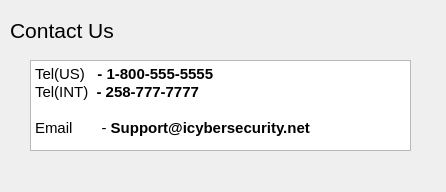
<?xml version="1.0" encoding="UTF-8"?>
<ui version="4.0">
 <class>contact</class>
 <widget class="QDialog" name="contact">
  <property name="geometry">
   <rect>
    <x>0</x>
    <y>0</y>
    <width>446</width>
    <height>192</height>
   </rect>
  </property>
  <property name="windowTitle">
   <string>Dialog</string>
  </property>
  <widget class="QTextEdit" name="textEdit">
   <property name="geometry">
    <rect>
     <x>30</x>
     <y>60</y>
     <width>381</width>
     <height>91</height>
    </rect>
   </property>
   <property name="html">
    <string>&lt;!DOCTYPE HTML PUBLIC &quot;-//W3C//DTD HTML 4.0//EN&quot; &quot;http://www.w3.org/TR/REC-html40/strict.dtd&quot;&gt;
&lt;html&gt;&lt;head&gt;&lt;meta name=&quot;qrichtext&quot; content=&quot;1&quot; /&gt;&lt;style type=&quot;text/css&quot;&gt;
p, li { white-space: pre-wrap; }
&lt;/style&gt;&lt;/head&gt;&lt;body style=&quot; font-family:'Ubuntu'; font-size:11pt; font-weight:400; font-style:normal;&quot;&gt;
&lt;p style=&quot; margin-top:0px; margin-bottom:0px; margin-left:0px; margin-right:0px; -qt-block-indent:0; text-indent:0px;&quot;&gt;&lt;span style=&quot; font-family:'MS Shell Dlg 2';&quot;&gt;Tel(US)   &lt;/span&gt;&lt;span style=&quot; font-family:'MS Shell Dlg 2'; font-weight:600;&quot;&gt;- 1-800-555-5555&lt;/span&gt;&lt;/p&gt;
&lt;p style=&quot; margin-top:0px; margin-bottom:0px; margin-left:0px; margin-right:0px; -qt-block-indent:0; text-indent:0px;&quot;&gt;&lt;span style=&quot; font-family:'MS Shell Dlg 2';&quot;&gt;Tel(INT)  &lt;/span&gt;&lt;span style=&quot; font-family:'MS Shell Dlg 2'; font-weight:600;&quot;&gt;- 258-777-7777&lt;/span&gt;&lt;/p&gt;
&lt;p style=&quot;-qt-paragraph-type:empty; margin-top:0px; margin-bottom:0px; margin-left:0px; margin-right:0px; -qt-block-indent:0; text-indent:0px; font-family:'MS Shell Dlg 2';&quot;&gt;&lt;br /&gt;&lt;/p&gt;
&lt;p style=&quot; margin-top:0px; margin-bottom:0px; margin-left:0px; margin-right:0px; -qt-block-indent:0; text-indent:0px;&quot;&gt;&lt;span style=&quot; font-family:'MS Shell Dlg 2';&quot;&gt;Email       - &lt;/span&gt;&lt;span style=&quot; font-family:'MS Shell Dlg 2'; font-weight:600;&quot;&gt;Support@icybersecurity.net&lt;/span&gt;&lt;/p&gt;&lt;/body&gt;&lt;/html&gt;</string>
   </property>
  </widget>
  <widget class="QLabel" name="label">
   <property name="geometry">
    <rect>
     <x>10</x>
     <y>10</y>
     <width>111</width>
     <height>41</height>
    </rect>
   </property>
   <property name="font">
    <font>
     <pointsize>16</pointsize>
    </font>
   </property>
   <property name="text">
    <string>Contact Us</string>
   </property>
  </widget>
 </widget>
 <resources/>
 <connections/>
</ui>
